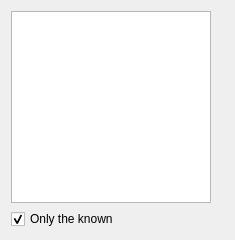
           <widget class="QWidget" name="tabEncyclopediaMonster">
            <attribute name="icon">
             <iconset>
              <normaloff>:/images/monsters/default/small.png</normaloff>:/images/monsters/default/small.png</iconset>
            </attribute>
            <attribute name="title">
             <string>Monster</string>
            </attribute>
            <layout class="QHBoxLayout" name="horizontalLayout_61">
             <item>
              <layout class="QVBoxLayout" name="verticalLayout_38">
               <item>
                <widget class="QListWidget" name="listWidgetEncyclopediaMonster">
                 <property name="minimumSize">
                  <size>
                   <width>200</width>
                   <height>0</height>
                  </size>
                 </property>
                 <property name="maximumSize">
                  <size>
                   <width>200</width>
                   <height>16777215</height>
                  </size>
                 </property>
                 <property name="iconSize">
                  <size>
                   <width>32</width>
                   <height>32</height>
                  </size>
                 </property>
                </widget>
               </item>
               <item>
                <widget class="QCheckBox" name="checkBoxEncyclopediaMonsterKnown">
                 <property name="maximumSize">
                  <size>
                   <width>200</width>
                   <height>16777215</height>
                  </size>
                 </property>
                 <property name="text">
                  <string>Only the known</string>
                 </property>
                 <property name="checked">
                  <bool>true</bool>
                 </property>
                </widget>
               </item>
              </layout>
             </item>
             <item>
              <widget class="QLabel" name="labelEncyclopediaMonster">
               <property name="textFormat">
                <enum>Qt::RichText</enum>
               </property>
               <property name="wordWrap">
                <bool>true</bool>
               </property>
              </widget>
             </item>
            </layout>
           </widget>
